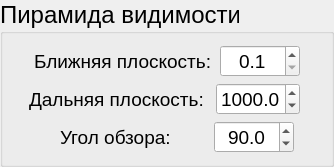
        <widget class="QGroupBox" name="groupBox">
         <property name="sizePolicy">
          <sizepolicy hsizetype="Expanding" vsizetype="Fixed">
           <horstretch>0</horstretch>
           <verstretch>0</verstretch>
          </sizepolicy>
         </property>
         <property name="font">
          <font>
           <pointsize>18</pointsize>
          </font>
         </property>
         <property name="title">
          <string>Пирамида видимости</string>
         </property>
         <layout class="QVBoxLayout" name="verticalLayout">
          <item>
           <layout class="QHBoxLayout" name="horizontalLayout">
            <property name="spacing">
             <number>0</number>
            </property>
            <item>
             <spacer name="horizontalSpacer">
              <property name="orientation">
               <enum>Qt::Horizontal</enum>
              </property>
              <property name="sizeType">
               <enum>QSizePolicy::Fixed</enum>
              </property>
              <property name="sizeHint" stdset="0">
               <size>
                <width>20</width>
                <height>18</height>
               </size>
              </property>
             </spacer>
            </item>
            <item>
             <widget class="QLabel" name="label">
              <property name="sizePolicy">
               <sizepolicy hsizetype="Fixed" vsizetype="Preferred">
                <horstretch>0</horstretch>
                <verstretch>0</verstretch>
               </sizepolicy>
              </property>
              <property name="font">
               <font>
                <pointsize>14</pointsize>
               </font>
              </property>
              <property name="text">
               <string>Ближняя плоскость:</string>
              </property>
             </widget>
            </item>
            <item>
             <spacer name="horizontalSpacer_2">
              <property name="orientation">
               <enum>Qt::Horizontal</enum>
              </property>
              <property name="sizeType">
               <enum>QSizePolicy::Fixed</enum>
              </property>
              <property name="sizeHint" stdset="0">
               <size>
                <width>8</width>
                <height>18</height>
               </size>
              </property>
             </spacer>
            </item>
            <item>
             <widget class="QDoubleSpinBox" name="nearPlaneSpinBox">
              <property name="sizePolicy">
               <sizepolicy hsizetype="Fixed" vsizetype="Fixed">
                <horstretch>0</horstretch>
                <verstretch>0</verstretch>
               </sizepolicy>
              </property>
              <property name="minimumSize">
               <size>
                <width>80</width>
                <height>28</height>
               </size>
              </property>
              <property name="font">
               <font>
                <pointsize>14</pointsize>
               </font>
              </property>
              <property name="alignment">
               <set>Qt::AlignCenter</set>
              </property>
              <property name="decimals">
               <number>1</number>
              </property>
              <property name="minimum">
               <double>0.100000000000000</double>
              </property>
              <property name="maximum">
               <double>99.000000000000000</double>
              </property>
             </widget>
            </item>
            <item>
             <spacer name="horizontalSpacer_3">
              <property name="orientation">
               <enum>Qt::Horizontal</enum>
              </property>
              <property name="sizeType">
               <enum>QSizePolicy::Fixed</enum>
              </property>
              <property name="sizeHint" stdset="0">
               <size>
                <width>20</width>
                <height>18</height>
               </size>
              </property>
             </spacer>
            </item>
           </layout>
          </item>
          <item>
           <layout class="QHBoxLayout" name="horizontalLayout_2">
            <property name="spacing">
             <number>0</number>
            </property>
            <item>
             <spacer name="horizontalSpacer_4">
              <property name="orientation">
               <enum>Qt::Horizontal</enum>
              </property>
              <property name="sizeType">
               <enum>QSizePolicy::Fixed</enum>
              </property>
              <property name="sizeHint" stdset="0">
               <size>
                <width>15</width>
                <height>18</height>
               </size>
              </property>
             </spacer>
            </item>
            <item>
             <widget class="QLabel" name="label_2">
              <property name="sizePolicy">
               <sizepolicy hsizetype="Fixed" vsizetype="Preferred">
                <horstretch>0</horstretch>
                <verstretch>0</verstretch>
               </sizepolicy>
              </property>
              <property name="font">
               <font>
                <pointsize>14</pointsize>
               </font>
              </property>
              <property name="text">
               <string>Дальняя плоскость:</string>
              </property>
             </widget>
            </item>
            <item>
             <spacer name="horizontalSpacer_5">
              <property name="orientation">
               <enum>Qt::Horizontal</enum>
              </property>
              <property name="sizeType">
               <enum>QSizePolicy::Fixed</enum>
              </property>
              <property name="sizeHint" stdset="0">
               <size>
                <width>12</width>
                <height>18</height>
               </size>
              </property>
             </spacer>
            </item>
            <item>
             <widget class="QDoubleSpinBox" name="farPlaneSpinBox">
              <property name="sizePolicy">
               <sizepolicy hsizetype="Fixed" vsizetype="Fixed">
                <horstretch>0</horstretch>
                <verstretch>0</verstretch>
               </sizepolicy>
              </property>
              <property name="minimumSize">
               <size>
                <width>80</width>
                <height>28</height>
               </size>
              </property>
              <property name="font">
               <font>
                <pointsize>14</pointsize>
               </font>
              </property>
              <property name="alignment">
               <set>Qt::AlignCenter</set>
              </property>
              <property name="decimals">
               <number>1</number>
              </property>
              <property name="minimum">
               <double>100.000000000000000</double>
              </property>
              <property name="maximum">
               <double>5000.000000000000000</double>
              </property>
              <property name="value">
               <double>1000.000000000000000</double>
              </property>
             </widget>
            </item>
            <item>
             <spacer name="horizontalSpacer_6">
              <property name="orientation">
               <enum>Qt::Horizontal</enum>
              </property>
              <property name="sizeType">
               <enum>QSizePolicy::Fixed</enum>
              </property>
              <property name="sizeHint" stdset="0">
               <size>
                <width>20</width>
                <height>18</height>
               </size>
              </property>
             </spacer>
            </item>
           </layout>
          </item>
          <item>
           <layout class="QHBoxLayout" name="horizontalLayout_5">
            <property name="spacing">
             <number>0</number>
            </property>
            <item>
             <spacer name="horizontalSpacer_13">
              <property name="orientation">
               <enum>Qt::Horizontal</enum>
              </property>
              <property name="sizeType">
               <enum>QSizePolicy::Fixed</enum>
              </property>
              <property name="sizeHint" stdset="0">
               <size>
                <width>40</width>
                <height>18</height>
               </size>
              </property>
             </spacer>
            </item>
            <item>
             <widget class="QLabel" name="label_5">
              <property name="sizePolicy">
               <sizepolicy hsizetype="Fixed" vsizetype="Preferred">
                <horstretch>0</horstretch>
                <verstretch>0</verstretch>
               </sizepolicy>
              </property>
              <property name="font">
               <font>
                <pointsize>14</pointsize>
               </font>
              </property>
              <property name="text">
               <string>Угол обзора:</string>
              </property>
             </widget>
            </item>
            <item>
             <spacer name="horizontalSpacer_14">
              <property name="orientation">
               <enum>Qt::Horizontal</enum>
              </property>
              <property name="sizeType">
               <enum>QSizePolicy::Fixed</enum>
              </property>
              <property name="sizeHint" stdset="0">
               <size>
                <width>37</width>
                <height>18</height>
               </size>
              </property>
             </spacer>
            </item>
            <item>
             <widget class="QDoubleSpinBox" name="fovSpinBox">
              <property name="sizePolicy">
               <sizepolicy hsizetype="Fixed" vsizetype="Fixed">
                <horstretch>0</horstretch>
                <verstretch>0</verstretch>
               </sizepolicy>
              </property>
              <property name="minimumSize">
               <size>
                <width>80</width>
                <height>28</height>
               </size>
              </property>
              <property name="font">
               <font>
                <pointsize>14</pointsize>
               </font>
              </property>
              <property name="alignment">
               <set>Qt::AlignCenter</set>
              </property>
              <property name="decimals">
               <number>1</number>
              </property>
              <property name="minimum">
               <double>45.000000000000000</double>
              </property>
              <property name="maximum">
               <double>145.000000000000000</double>
              </property>
              <property name="value">
               <double>90.000000000000000</double>
              </property>
             </widget>
            </item>
            <item>
             <spacer name="horizontalSpacer_15">
              <property name="orientation">
               <enum>Qt::Horizontal</enum>
              </property>
              <property name="sizeType">
               <enum>QSizePolicy::Fixed</enum>
              </property>
              <property name="sizeHint" stdset="0">
               <size>
                <width>20</width>
                <height>18</height>
               </size>
              </property>
             </spacer>
            </item>
           </layout>
          </item>
         </layout>
        </widget>
